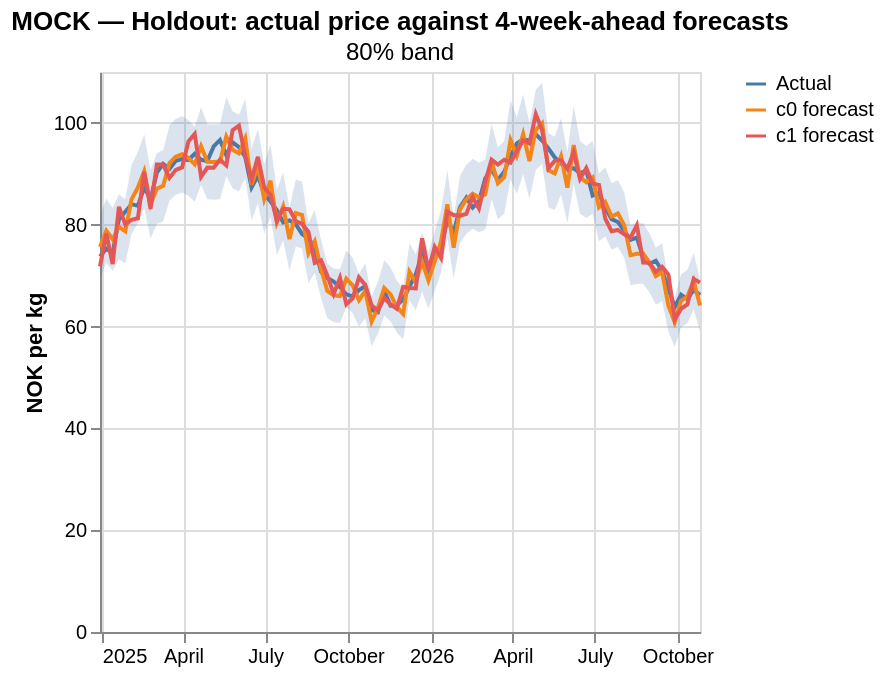

Here is the Vega-Lite specification saved for this chart:
### Vega-Lite specification from a JSON file in a GitHub repository (floating-point values rounded to 4 significant figures; data arrays with more than 128 entries replaced by an {"elided": "..."} marker saying what was removed)
{"$schema": "https://vega.github.io/schema/vega-lite/v5.20.1.json", "title": {"text": "MOCK — Holdout: actual price against 4-week-ahead forecasts", "subtitle": "80% band"}, "width": "container", "height": 280, "layer": [{"data": {"values": [{"week": "2025-W01", "actual": 73.77, "pred_c0": 75.65, "pred_c1": 71.8, "band_model": "c0", "p10": 69.6, "p90": 81.7, "date": "2024-12-30"}, {"week": "2025-W02", "actual": 75.31, "pred_c0": 78.83, "pred_c1": 78.27, "band_model": "c0", "p10": 72.52, "p90": 85.13, "date": "2025-01-06"}, {"week": "2025-W03", "actual": 74.46, "pred_c0": 77.14, "pred_c1": 72.27, "band_model": "c0", "p10": 70.96, "p90": 83.31, "date": "2025-01-13"}, {"week": "2025-W04", "actual": 81.06, "pred_c0": 79.61, "pred_c1": 83.52, "band_model": "c0", "p10": 73.24, "p90": 85.98, "date": "2025-01-20"}, {"week": "2025-W05", "actual": 82.56, "pred_c0": 78.71, "pred_c1": 80.05, "band_model": "c0", "p10": 72.41, "p90": 85.01, "date": "2025-01-27"}, {"week": "2025-W06", "actual": 84.04, "pred_c0": 84.99, "pred_c1": 80.98, "band_model": "c0", "p10": 78.19, "p90": 91.79, "date": "2025-02-03"}, {"week": "2025-W07", "actual": 83.71, "pred_c0": 87.32, "pred_c1": 81.26, "band_model": "c0", "p10": 80.33, "p90": 94.31, "date": "2025-02-10"}, {"week": "2025-W08", "actual": 87.32, "pred_c0": 90.52, "pred_c1": 90.41, "band_model": "c0", "p10": 83.28, "p90": 97.76, "date": "2025-02-17"}, {"week": "2025-W09", "actual": 84.97, "pred_c0": 84.01, "pred_c1": 83.12, "band_model": "c0", "p10": 77.29, "p90": 90.74, "date": "2025-02-24"}, {"week": "2025-W10", "actual": 90.22, "pred_c0": 87.09, "pred_c1": 91.81, "band_model": "c0", "p10": 80.13, "p90": 94.06, "date": "2025-03-03"}, {"week": "2025-W11", "actual": 91.95, "pred_c0": 87.66, "pred_c1": 91.81, "band_model": "c0", "p10": 80.65, "p90": 94.67, "date": "2025-03-10"}, {"week": "2025-W12", "actual": 90.96, "pred_c0": 92.1, "pred_c1": 89.17, "band_model": "c0", "p10": 84.73, "p90": 99.47, "date": "2025-03-17"}, {"week": "2025-W13", "actual": 92.54, "pred_c0": 93.36, "pred_c1": 90.77, "band_model": "c0", "p10": 85.89, "p90": 100.8, "date": "2025-03-24"}, {"week": "2025-W14", "actual": 92.89, "pred_c0": 93.83, "pred_c1": 91.26, "band_model": "c0", "p10": 86.32, "p90": 101.3, "date": "2025-03-31"}, {"week": "2025-W15", "actual": 92.71, "pred_c0": 93.13, "pred_c1": 96.38, "band_model": "c0", "p10": 85.68, "p90": 100.6, "date": "2025-04-07"}, {"week": "2025-W16", "actual": 93.94, "pred_c0": 91.86, "pred_c1": 97.84, "band_model": "c0", "p10": 84.51, "p90": 99.2, "date": "2025-04-14"}, {"week": "2025-W17", "actual": 92.75, "pred_c0": 95.42, "pred_c1": 89.4, "band_model": "c0", "p10": 87.78, "p90": 103.1, "date": "2025-04-21"}, {"week": "2025-W18", "actual": 92.52, "pred_c0": 92.37, "pred_c1": 91.23, "band_model": "c0", "p10": 84.98, "p90": 99.76, "date": "2025-04-28"}, {"week": "2025-W19", "actual": 95.37, "pred_c0": 92.32, "pred_c1": 91.21, "band_model": "c0", "p10": 84.93, "p90": 99.7, "date": "2025-05-05"}, {"week": "2025-W20", "actual": 96.65, "pred_c0": 92.41, "pred_c1": 92.79, "band_model": "c0", "p10": 85.02, "p90": 99.8, "date": "2025-05-12"}, {"week": "2025-W21", "actual": 93.63, "pred_c0": 97.3, "pred_c1": 91.65, "band_model": "c0", "p10": 89.52, "p90": 105.1, "date": "2025-05-19"}, {"week": "2025-W22", "actual": 96.17, "pred_c0": 94.73, "pred_c1": 98.56, "band_model": "c0", "p10": 87.15, "p90": 102.3, "date": "2025-05-26"}, {"week": "2025-W23", "actual": 95.25, "pred_c0": 94.03, "pred_c1": 99.46, "band_model": "c0", "p10": 86.51, "p90": 101.6, "date": "2025-06-02"}, {"week": "2025-W24", "actual": 93.3, "pred_c0": 96.95, "pred_c1": 93.44, "band_model": "c0", "p10": 89.19, "p90": 104.7, "date": "2025-06-09"}, {"week": "2025-W25", "actual": 87.33, "pred_c0": 87.88, "pred_c1": 88.93, "band_model": "c0", "p10": 80.85, "p90": 94.91, "date": "2025-06-16"}, {"week": "2025-W26", "actual": 89.6, "pred_c0": 91.53, "pred_c1": 93.32, "band_model": "c0", "p10": 84.21, "p90": 98.85, "date": "2025-06-23"}, {"week": "2025-W27", "actual": 86.02, "pred_c0": 85.01, "pred_c1": 87.4, "band_model": "c0", "p10": 78.21, "p90": 91.81, "date": "2025-06-30"}, {"week": "2025-W28", "actual": 84.55, "pred_c0": 88.65, "pred_c1": 85.85, "band_model": "c0", "p10": 81.56, "p90": 95.74, "date": "2025-07-07"}, {"week": "2025-W29", "actual": 82.86, "pred_c0": 80.44, "pred_c1": 80.74, "band_model": "c0", "p10": 74.01, "p90": 86.88, "date": "2025-07-14"}, {"week": "2025-W30", "actual": 80.45, "pred_c0": 83.58, "pred_c1": 83.16, "band_model": "c0", "p10": 76.9, "p90": 90.27, "date": "2025-07-21"}, {"week": "2025-W31", "actual": 80.84, "pred_c0": 77.17, "pred_c1": 83.03, "band_model": "c0", "p10": 70.99, "p90": 83.34, "date": "2025-07-28"}, {"week": "2025-W32", "actual": 80.12, "pred_c0": 82.3, "pred_c1": 80.71, "band_model": "c0", "p10": 75.72, "p90": 88.89, "date": "2025-08-04"}, {"week": "2025-W33", "actual": 78.15, "pred_c0": 81.9, "pred_c1": 80.15, "band_model": "c0", "p10": 75.35, "p90": 88.46, "date": "2025-08-11"}, {"week": "2025-W34", "actual": 77.29, "pred_c0": 74.39, "pred_c1": 78.59, "band_model": "c0", "p10": 68.44, "p90": 80.34, "date": "2025-08-18"}, {"week": "2025-W35", "actual": 75.44, "pred_c0": 76.72, "pred_c1": 72.48, "band_model": "c0", "p10": 70.59, "p90": 82.86, "date": "2025-08-25"}, {"week": "2025-W36", "actual": 70.76, "pred_c0": 71.29, "pred_c1": 73.03, "band_model": "c0", "p10": 65.59, "p90": 76.99, "date": "2025-09-01"}, {"week": "2025-W37", "actual": 69.51, "pred_c0": 66.98, "pred_c1": 69.99, "band_model": "c0", "p10": 61.62, "p90": 72.34, "date": "2025-09-08"}, {"week": "2025-W38", "actual": 68.84, "pred_c0": 66.13, "pred_c1": 66.4, "band_model": "c0", "p10": 60.84, "p90": 71.42, "date": "2025-09-15"}, {"week": "2025-W39", "actual": 67.73, "pred_c0": 65.99, "pred_c1": 69.57, "band_model": "c0", "p10": 60.71, "p90": 71.27, "date": "2025-09-22"}, {"week": "2025-W40", "actual": 66.33, "pred_c0": 69.4, "pred_c1": 64.38, "band_model": "c0", "p10": 63.84, "p90": 74.95, "date": "2025-09-29"}, {"week": "2025-W41", "actual": 65.91, "pred_c0": 68.11, "pred_c1": 65.51, "band_model": "c0", "p10": 62.66, "p90": 73.56, "date": "2025-10-06"}, {"week": "2025-W42", "actual": 67.17, "pred_c0": 65.17, "pred_c1": 69.66, "band_model": "c0", "p10": 59.95, "p90": 70.38, "date": "2025-10-13"}, {"week": "2025-W43", "actual": 67.93, "pred_c0": 67, "pred_c1": 68.18, "band_model": "c0", "p10": 61.64, "p90": 72.36, "date": "2025-10-20"}, {"week": "2025-W44", "actual": 63.25, "pred_c0": 60.99, "pred_c1": 64.19, "band_model": "c0", "p10": 56.11, "p90": 65.87, "date": "2025-10-27"}, {"week": "2025-W45", "actual": 62.82, "pred_c0": 63.69, "pred_c1": 63.12, "band_model": "c0", "p10": 58.6, "p90": 68.79, "date": "2025-11-03"}, {"week": "2025-W46", "actual": 66.95, "pred_c0": 67.59, "pred_c1": 65.57, "band_model": "c0", "p10": 62.19, "p90": 73, "date": "2025-11-10"}, {"week": "2025-W47", "actual": 64.12, "pred_c0": 66.33, "pred_c1": 64.33, "band_model": "c0", "p10": 61.02, "p90": 71.63, "date": "2025-11-17"}, {"week": "2025-W48", "actual": 64.18, "pred_c0": 63.88, "pred_c1": 63.49, "band_model": "c0", "p10": 58.77, "p90": 68.99, "date": "2025-11-24"}, {"week": "2025-W49", "actual": 65.34, "pred_c0": 62.48, "pred_c1": 67.8, "band_model": "c0", "p10": 57.49, "p90": 67.48, "date": "2025-12-01"}, {"week": "2025-W50", "actual": 67.86, "pred_c0": 70.76, "pred_c1": 67.59, "band_model": "c0", "p10": 65.1, "p90": 76.42, "date": "2025-12-08"}, {"week": "2025-W51", "actual": 70.27, "pred_c0": 68.7, "pred_c1": 67.5, "band_model": "c0", "p10": 63.21, "p90": 74.2, "date": "2025-12-15"}, {"week": "2025-W52", "actual": 74.19, "pred_c0": 72.71, "pred_c1": 77.33, "band_model": "c0", "p10": 66.89, "p90": 78.52, "date": "2025-12-22"}, {"week": "2026-W01", "actual": 70.58, "pred_c0": 69.07, "pred_c1": 71.08, "band_model": "c0", "p10": 63.55, "p90": 74.6, "date": "2025-12-29"}, {"week": "2026-W02", "actual": 75.08, "pred_c0": 72.87, "pred_c1": 75.62, "band_model": "c0", "p10": 67.04, "p90": 78.7, "date": "2026-01-05"}, {"week": "2026-W03", "actual": 75.52, "pred_c0": 76.74, "pred_c1": 73.47, "band_model": "c0", "p10": 70.6, "p90": 82.88, "date": "2026-01-12"}, {"week": "2026-W04", "actual": 81, "pred_c0": 84, "pred_c1": 82.56, "band_model": "c0", "p10": 77.28, "p90": 90.72, "date": "2026-01-19"}, {"week": "2026-W05", "actual": 78.43, "pred_c0": 75.47, "pred_c1": 81.89, "band_model": "c0", "p10": 69.43, "p90": 81.51, "date": "2026-01-26"}, {"week": "2026-W06", "actual": 83.41, "pred_c0": 83, "pred_c1": 81.77, "band_model": "c0", "p10": 76.36, "p90": 89.64, "date": "2026-02-02"}, {"week": "2026-W07", "actual": 85.33, "pred_c0": 85, "pred_c1": 82.14, "band_model": "c0", "p10": 78.2, "p90": 91.8, "date": "2026-02-09"}, {"week": "2026-W08", "actual": 83.37, "pred_c0": 86.09, "pred_c1": 85.45, "band_model": "c0", "p10": 79.2, "p90": 92.97, "date": "2026-02-16"}, {"week": "2026-W09", "actual": 84.57, "pred_c0": 85.35, "pred_c1": 83.19, "band_model": "c0", "p10": 78.52, "p90": 92.18, "date": "2026-02-23"}, {"week": "2026-W10", "actual": 89.09, "pred_c0": 85.94, "pred_c1": 88.48, "band_model": "c0", "p10": 79.07, "p90": 92.82, "date": "2026-03-02"}, {"week": "2026-W11", "actual": 90.81, "pred_c0": 92.45, "pred_c1": 92.77, "band_model": "c0", "p10": 85.05, "p90": 99.84, "date": "2026-03-09"}, {"week": "2026-W12", "actual": 88.77, "pred_c0": 88.14, "pred_c1": 91.83, "band_model": "c0", "p10": 81.09, "p90": 95.19, "date": "2026-03-16"}, {"week": "2026-W13", "actual": 90.41, "pred_c0": 89.32, "pred_c1": 92.77, "band_model": "c0", "p10": 82.18, "p90": 96.47, "date": "2026-03-23"}, {"week": "2026-W14", "actual": 93.45, "pred_c0": 96.63, "pred_c1": 92.19, "band_model": "c0", "p10": 88.9, "p90": 104.4, "date": "2026-03-30"}, {"week": "2026-W15", "actual": 95.98, "pred_c0": 93.58, "pred_c1": 94.49, "band_model": "c0", "p10": 86.1, "p90": 101.1, "date": "2026-04-06"}, {"week": "2026-W16", "actual": 96.78, "pred_c0": 97.8, "pred_c1": 96.59, "band_model": "c0", "p10": 89.98, "p90": 105.6, "date": "2026-04-13"}, {"week": "2026-W17", "actual": 96.53, "pred_c0": 92.52, "pred_c1": 95.96, "band_model": "c0", "p10": 85.11, "p90": 99.92, "date": "2026-04-20"}, {"week": "2026-W18", "actual": 97.76, "pred_c0": 98.63, "pred_c1": 101.7, "band_model": "c0", "p10": 90.74, "p90": 106.5, "date": "2026-04-27"}, {"week": "2026-W19", "actual": 96.52, "pred_c0": 99.92, "pred_c1": 98.53, "band_model": "c0", "p10": 91.92, "p90": 107.9, "date": "2026-05-04"}, {"week": "2026-W20", "actual": 94.96, "pred_c0": 90.7, "pred_c1": 91.06, "band_model": "c0", "p10": 83.44, "p90": 97.95, "date": "2026-05-11"}, {"week": "2026-W21", "actual": 93.24, "pred_c0": 90.09, "pred_c1": 92.54, "band_model": "c0", "p10": 82.88, "p90": 97.29, "date": "2026-05-18"}, {"week": "2026-W22", "actual": 92.02, "pred_c0": 93.43, "pred_c1": 92.75, "band_model": "c0", "p10": 85.96, "p90": 100.9, "date": "2026-05-25"}, {"week": "2026-W23", "actual": 91.07, "pred_c0": 87.28, "pred_c1": 90.98, "band_model": "c0", "p10": 80.29, "p90": 94.26, "date": "2026-06-01"}, {"week": "2026-W24", "actual": 91.09, "pred_c0": 95.64, "pred_c1": 94.19, "band_model": "c0", "p10": 87.98, "p90": 103.3, "date": "2026-06-08"}, {"week": "2026-W25", "actual": 90.14, "pred_c0": 89.32, "pred_c1": 88.98, "band_model": "c0", "p10": 82.18, "p90": 96.47, "date": "2026-06-15"}, {"week": "2026-W26", "actual": 90.63, "pred_c0": 88.37, "pred_c1": 91.12, "band_model": "c0", "p10": 81.3, "p90": 95.44, "date": "2026-06-22"}, {"week": "2026-W27", "actual": 85.71, "pred_c0": 89.3, "pred_c1": 88.05, "band_model": "c0", "p10": 82.16, "p90": 96.45, "date": "2026-06-29"}, {"week": "2026-W28", "actual": 86.2, "pred_c0": 83.41, "pred_c1": 87.83, "band_model": "c0", "p10": 76.74, "p90": 90.09, "date": "2026-07-06"}, {"week": "2026-W29", "actual": 83.42, "pred_c0": 84.48, "pred_c1": 81.22, "band_model": "c0", "p10": 77.72, "p90": 91.23, "date": "2026-07-13"}, {"week": "2026-W30", "actual": 81.1, "pred_c0": 81.61, "pred_c1": 78.72, "band_model": "c0", "p10": 75.08, "p90": 88.14, "date": "2026-07-20"}, {"week": "2026-W31", "actual": 80.53, "pred_c0": 82.21, "pred_c1": 78.98, "band_model": "c0", "p10": 75.64, "p90": 88.79, "date": "2026-07-27"}, {"week": "2026-W32", "actual": 78.85, "pred_c0": 79.92, "pred_c1": 78.11, "band_model": "c0", "p10": 73.53, "p90": 86.31, "date": "2026-08-03"}, {"week": "2026-W33", "actual": 77.03, "pred_c0": 74.03, "pred_c1": 77.45, "band_model": "c0", "p10": 68.1, "p90": 79.95, "date": "2026-08-10"}, {"week": "2026-W34", "actual": 77.49, "pred_c0": 74.31, "pred_c1": 79.89, "band_model": "c0", "p10": 68.37, "p90": 80.26, "date": "2026-08-17"}, {"week": "2026-W35", "actual": 73.55, "pred_c0": 74.34, "pred_c1": 72.59, "band_model": "c0", "p10": 68.4, "p90": 80.29, "date": "2026-08-24"}, {"week": "2026-W36", "actual": 72.31, "pred_c0": 72.51, "pred_c1": 72.54, "band_model": "c0", "p10": 66.71, "p90": 78.31, "date": "2026-08-31"}, {"week": "2026-W37", "actual": 72.92, "pred_c0": 69.89, "pred_c1": 70.73, "band_model": "c0", "p10": 64.3, "p90": 75.48, "date": "2026-09-07"}, {"week": "2026-W38", "actual": 70.93, "pred_c0": 70.7, "pred_c1": 71.73, "band_model": "c0", "p10": 65.04, "p90": 76.35, "date": "2026-09-14"}, {"week": "2026-W39", "actual": 67.42, "pred_c0": 64.08, "pred_c1": 70.23, "band_model": "c0", "p10": 58.96, "p90": 69.21, "date": "2026-09-21"}, {"week": "2026-W40", "actual": 63.83, "pred_c0": 60.85, "pred_c1": 61.39, "band_model": "c0", "p10": 55.98, "p90": 65.72, "date": "2026-09-28"}, {"week": "2026-W41", "actual": 66.25, "pred_c0": 65.06, "pred_c1": 63.5, "band_model": "c0", "p10": 59.85, "p90": 70.26, "date": "2026-10-05"}, {"week": "2026-W42", "actual": 65.39, "pred_c0": 65.91, "pred_c1": 64.34, "band_model": "c0", "p10": 60.63, "p90": 71.18, "date": "2026-10-12"}, {"week": "2026-W43", "actual": 67.21, "pred_c0": 68.97, "pred_c1": 69.38, "band_model": "c0", "p10": 63.45, "p90": 74.48, "date": "2026-10-19"}, {"week": "2026-W44", "actual": 66.18, "pred_c0": 64.14, "pred_c1": 68.63, "band_model": "c0", "p10": 59.01, "p90": 69.27, "date": "2026-10-26"}]}, "mark": {"type": "area", "opacity": 0.2}, "encoding": {"x": {"field": "date", "type": "temporal", "title": null}, "y": {"field": "p10", "type": "quantitative", "title": "NOK per kg"}, "y2": {"field": "p90"}}}, {"data": {"values": {"elided": "288 records"}}, "mark": "line", "encoding": {"x": {"field": "date", "type": "temporal"}, "y": {"field": "nok", "type": "quantitative"}, "color": {"field": "series", "type": "nominal", "title": null}}}]}
